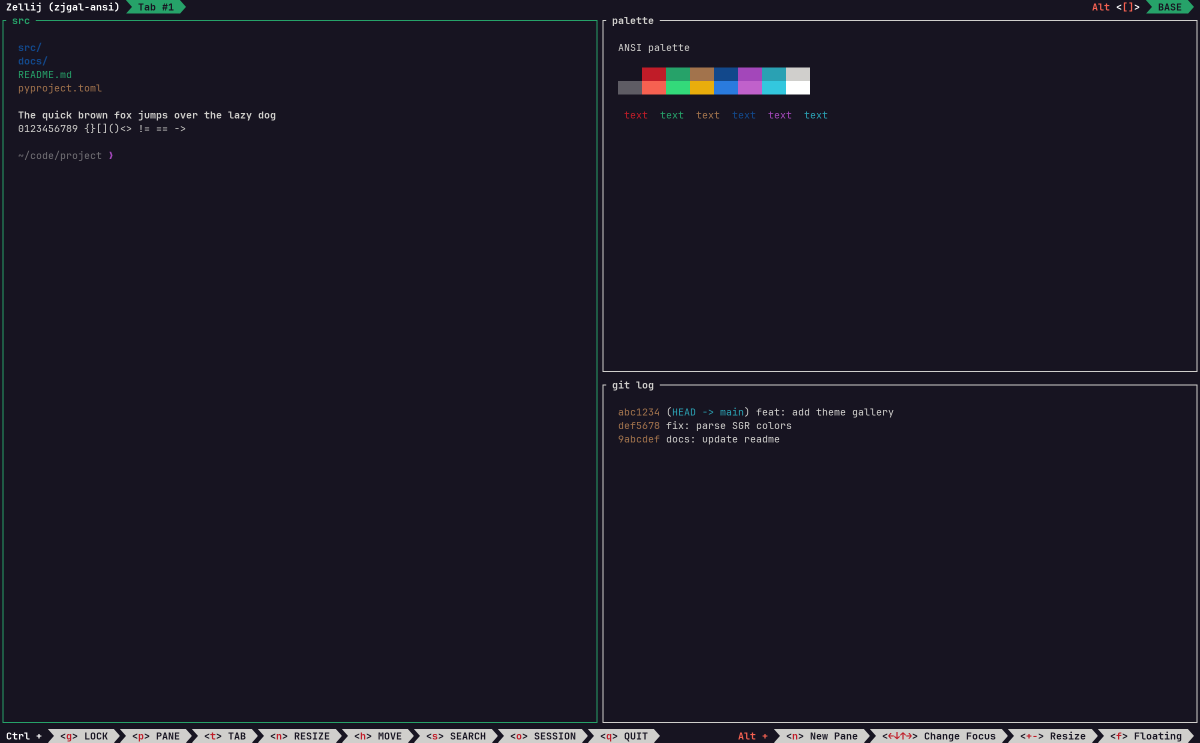
#> input picture images/ansi.png, 2400 x 1485 px (shown at 1/2 size); its folder holds only this picture in this run
$ python build.py
#> lines starting #> are read from the running program, lines starting #| are printed output that depends on the picture
#!/usr/bin/env -S uv run --script
# /// script
# requires-python = ">=3.11"
# dependencies = ["pillow"]
# ///
"""Generate the static gallery site from images/*.png.

Outputs: thumbs/*.webp, index.html, themes/<name>.html, style.css
"""

import hashlib
from pathlib import Path

from PIL import Image, ImageStat

ROOT = Path(__file__).parent
SITE_URL = "https://rodbv.github.io/zellij-theme-gallery"
THUMB_WIDTH = 600

CSS = """\
:root {
  --bg: #13131e;
  --card: #1c1c2a;
  --fg: #d8d8e0;
  --muted: #8a8a99;
  --accent: #7b9fc4;
  --green: #8cab79;
  --border: #2a2a3a;
  --mono: 'JetBrains Mono', 'Fira Code', ui-monospace, monospace;
}
@view-transition { navigation: auto; }
::view-transition-group(*) { animation-duration: 220ms; }
* { box-sizing: border-box; }
body {
  margin: 0;
  background: var(--bg);
  color: var(--fg);
  font: 16px/1.5 system-ui, sans-serif;
}
h1, h2, .name, code, kbd, .cmd code {
  font-family: var(--mono);
}
header {
  padding: 2rem 1.5rem 1.2rem;
  max-width: 1400px;
  margin: 0 auto;
}
.site-brand {
  display: flex;
  align-items: center;
  gap: 1rem;
  margin-bottom: 0.4rem;
}
.site-logo {
  width: 48px;
  height: 48px;
  flex-shrink: 0;
}
header h1 {
  margin: 0;
  font-size: 1.8rem;
  font-family: var(--mono);
  font-weight: 600;
  letter-spacing: -0.02em;
}
header h1 .prompt { color: var(--green); margin-right: 0.4rem; }
header p { margin: 0; color: var(--muted); font-size: 0.9rem; }
header a { color: var(--accent); text-decoration: none; }
main { max-width: 1400px; margin: 0 auto; padding: 0.5rem 1.5rem 3rem; }

.toolbar {
  position: sticky;
  top: 0;
  z-index: 10;
  display: flex;
  flex-wrap: wrap;
  align-items: center;
  gap: 0.8rem;
  padding: 0.8rem 0;
  margin-bottom: 0.8rem;
  background: color-mix(in srgb, var(--bg) 88%, transparent);
  backdrop-filter: blur(8px);
}
.search {
  flex: 1 1 200px;
  max-width: 360px;
  padding: 0.5rem 0.9rem;
  background: var(--card);
  border: 1px solid var(--border);
  border-radius: 8px;
  color: var(--fg);
  font: inherit;
}
.search:focus { outline: none; border-color: var(--accent); }
.chips { display: flex; gap: 0.4rem; }
.chip {
  background: var(--card);
  border: 1px solid var(--border);
  border-radius: 999px;
  color: var(--muted);
  padding: 0.3rem 0.9rem;
  font: inherit;
  font-size: 0.85rem;
  cursor: pointer;
}
.chip:hover { border-color: var(--accent); color: var(--fg); }
.chip.active {
  background: var(--green);
  border-color: var(--green);
  color: #10101a;
  font-weight: 600;
}
.count { color: var(--muted); font-size: 0.85rem; margin-left: auto; }
kbd {
  background: var(--card);
  border: 1px solid var(--border);
  border-radius: 4px;
  padding: 0 0.35em;
  font-size: 0.8em;
}

.grid {
  display: grid;
  grid-template-columns: repeat(auto-fill, minmax(340px, 1fr));
  gap: 1.5rem;
  align-items: start;
}
.card {
  display: flex;
  flex-direction: column;
  background: var(--card);
  border: 1px solid var(--border);
  border-radius: 10px;
  overflow: hidden;
  text-decoration: none;
  color: var(--fg);
  box-shadow: 0 2px 8px rgba(0,0,0,0.4);
  transition: border-color 0.15s, box-shadow 0.15s, transform 0.15s;
}
.card:hover {
  border-color: var(--accent);
  box-shadow: 0 4px 18px rgba(0,0,0,0.6);
  transform: translateY(-2px);
}
.card:focus-visible { outline: 2px solid var(--accent); outline-offset: 2px; }
.card.hidden { display: none; }
.card .thumb-wrap {
  width: 100%;
  overflow: hidden;
  border-bottom: 1px solid var(--border);
}
.card img {
  display: block;
  width: 100%;
  height: auto;
  transition: transform 0.18s ease-out;
}
.card:hover img { transform: scale(1.03); }
.card .name {
  font-family: monospace;
  font-size: 1rem;
  font-weight: 600;
  padding: 0.6rem 0.8rem;
  white-space: nowrap;
  overflow: hidden;
  text-overflow: ellipsis;
  color: var(--fg);
  letter-spacing: 0.01em;
}
.no-results { color: var(--muted); display: none; }

.detail-img-link { display: block; }
.detail-img {
  width: 100%;
  height: auto;
  border: 1px solid var(--border);
  border-radius: 10px;
}
.full-hint { color: var(--muted); font-size: 0.8rem; margin: 0.3rem 0 0; }
.cmd-block { margin: 1.2rem 0; }
.cmd-block h2 { font-size: 1rem; color: var(--muted); margin: 0 0 0.4rem; }
.cmd {
  display: flex;
  align-items: center;
  gap: 0.8rem;
  background: var(--card);
  border: 1px solid var(--border);
  border-radius: 8px;
  padding: 0.7rem 1rem;
}
.cmd code { flex: 1; font-size: 0.95rem; overflow-x: auto; white-space: nowrap; }
.cmd button {
  background: var(--accent);
  color: #10101a;
  border: none;
  border-radius: 6px;
  padding: 0.4rem 0.9rem;
  font-weight: 600;
  cursor: pointer;
  flex-shrink: 0;
}
.cmd button:active { transform: scale(0.96); }
.cmd button:focus-visible { outline: 2px solid var(--fg); }
nav.pager {
  display: flex;
  justify-content: space-between;
  margin: 0 0 0.8rem;
  font-family: monospace;
}
nav.pager a { color: var(--accent); text-decoration: none; }
nav.pager a:hover { text-decoration: underline; }
.back { color: var(--muted); text-decoration: none; display: inline-block; margin-bottom: 1rem; }
.back:hover { color: var(--accent); }
.detail-header {
  display: flex;
  align-items: center;
  justify-content: space-between;
  gap: 1rem;
  flex-wrap: wrap;
}
.cta {
  background: var(--green);
  color: #10101a;
  border-radius: 999px;
  padding: 0.55rem 1.3rem;
  font-weight: 600;
  text-decoration: none;
  flex-shrink: 0;
}
.cta:hover { filter: brightness(1.1); }
.cta:focus-visible { outline: 2px solid var(--fg); outline-offset: 2px; }
#use { scroll-margin-top: 1rem; }
html { scroll-behavior: smooth; }
footer {
  max-width: 1400px;
  margin: 0 auto;
  padding: 0 1.5rem 2rem;
  color: var(--muted);
  font-size: 0.85rem;
}
footer a { color: var(--accent); text-decoration: none; }
.skip-link {
  position: absolute;
  left: -9999px;
  top: 0.5rem;
  background: var(--accent);
  color: #10101a;
  padding: 0.4rem 0.9rem;
  border-radius: 4px;
  font-weight: 600;
  z-index: 100;
  text-decoration: none;
}
.skip-link:focus { left: 0.5rem; }
"""

INDEX_JS = """\
const cards = [...document.querySelectorAll('.card')];
const search = document.querySelector('.search');
const countEl = document.querySelector('.count');
const noResults = document.querySelector('.no-results');
const chips = [...document.querySelectorAll('.chip')];
let mode = 'all';

function apply() {
  const q = search.value.trim().toLowerCase();
  let visible = 0;
  for (const card of cards) {
    const hit = card.dataset.name.includes(q) &&
      (mode === 'all' || card.dataset.variant === mode);
    card.classList.toggle('hidden', !hit);
    if (hit) visible++;
  }
  noResults.style.display = visible ? 'none' : 'block';
  countEl.textContent = visible === cards.length
    ? `${cards.length} themes` : `${visible} / ${cards.length}`;
}

search.addEventListener('input', apply);
for (const chip of chips) {
  chip.addEventListener('click', () => {
    mode = chip.dataset.mode;
    chips.forEach(c => c.classList.toggle('active', c === chip));
    apply();
  });
}
document.addEventListener('keydown', e => {
  if (e.key === '/' && document.activeElement !== search) {
    e.preventDefault();
    search.focus();
  } else if (e.key === 'Escape' && document.activeElement === search) {
    search.value = '';
    apply();
  } else if (e.key === 'Enter' && document.activeElement === search) {
    const first = cards.find(c => !c.classList.contains('hidden'));
    if (first) location.href = first.href;
  }
});
apply();
"""

COPY_JS = """\
function copyCmd(btn) {
  const code = btn.parentElement.querySelector('code').textContent;
  navigator.clipboard.writeText(code).then(() => {
    const old = btn.textContent;
    btn.textContent = 'Copied!';
    setTimeout(() => { btn.textContent = old; }, 1200);
  });
}
"""

DETAIL_JS = """\
document.addEventListener('keydown', e => {
  if (e.target.closest('input, textarea')) return;
  if (e.key === 'ArrowLeft' && PREV) location.href = PREV;
  else if (e.key === 'ArrowRight' && NEXT) location.href = NEXT;
  else if (e.key === 'Escape') location.href = '../index.html';
});
"""

FOOTER = """\
<footer>
  Screenshots generated headlessly with
  <a href="https://github.com/rodbv/zellij-theme-gallery">theme_gallery.py</a>
  &middot; <a href="https://zellij.dev/documentation/themes">zellij themes docs</a>
</footer>
"""

INDEX_TMPL = """\
<!DOCTYPE html>
<html lang="en">
<head>
<meta charset="utf-8">
<meta name="viewport" content="width=device-width, initial-scale=1">
<title>Zellij Theme Gallery — all {count} built-in themes</title>
<meta name="description" content="Screenshots of all {count} zellij built-in themes. Browse, filter by dark/light, and copy the setup command.">
<link rel="canonical" href="{site}/">
<meta property="og:type" content="website">
<meta property="og:title" content="Zellij Theme Gallery">
<meta property="og:description" content="Screenshots of all {count} zellij built-in themes">
<meta property="og:image" content="{site}/images/dracula.png">
<meta property="og:url" content="{site}/">
<meta name="twitter:card" content="summary_large_image">
<meta name="twitter:title" content="Zellij Theme Gallery">
<meta name="twitter:description" content="Screenshots of all {count} zellij built-in themes">
<meta name="twitter:image" content="{site}/images/dracula.png">
<link rel="preconnect" href="https://fonts.googleapis.com">
<link rel="preconnect" href="https://fonts.gstatic.com" crossorigin>
<link href="https://fonts.googleapis.com/css2?family=JetBrains+Mono:wght@400;600&display=swap" rel="stylesheet">
<link rel="stylesheet" href="style.css?v={css_hash}">
<script type="application/ld+json">
{{"@context":"https://schema.org","@type":"WebSite","name":"Zellij Theme Gallery","url":"{site}/","description":"Screenshots of all {count} zellij built-in themes"}}
</script>
</head>
<body>
<a href="#main-content" class="skip-link">Skip to content</a>
<header>
  <div class="site-brand">
    <img src="zellij-logo.png" alt="Zellij logo" class="site-logo">
    <h1><span class="prompt">❯</span>Zellij Theme Gallery</h1>
  </div>
  <p>All {count} built-in <a href="https://zellij.dev">zellij</a> themes.
     Click any to preview and copy the setup command.
     Press <kbd>/</kbd> to search, <kbd>Enter</kbd> to open the first match.</p>
</header>
<main id="main-content">
  <div class="toolbar">
    <input class="search" type="search" placeholder="Filter themes&hellip;"
           aria-label="Filter themes" autofocus>
    <div class="chips" role="group" aria-label="Filter by variant">
      <button class="chip active" data-mode="all">All</button>
      <button class="chip" data-mode="dark">Dark</button>
      <button class="chip" data-mode="light">Light</button>
    </div>
    <span class="count"></span>
  </div>
  <div class="grid">
{cards}
  </div>
  <p class="no-results">No themes match.</p>
</main>
{footer}
<script>
{index_js}
</script>
</body>
</html>
"""

CARD_TMPL = """\
    <a class="card" data-name="{name}" data-variant="{variant}" href="themes/{name}.html">
      <span class="thumb-wrap">
        <img src="thumbs/{name}.webp?v={thumb_hash}" alt="zellij {name} theme"
             width="{tw}" height="{th}" loading="lazy"
             style="view-transition-name: theme-{name}">
      </span>
      <span class="name">{name}</span>
    </a>
"""

DETAIL_TMPL = """\
<!DOCTYPE html>
<html lang="en">
<head>
<meta charset="utf-8">
<meta name="viewport" content="width=device-width, initial-scale=1">
<title>{name} — Zellij Theme Gallery</title>
<meta name="description" content="Screenshot and setup command for the {name} zellij theme.">
<link rel="canonical" href="{site}/themes/{name}.html">
<meta property="og:type" content="website">
<meta property="og:title" content="zellij theme: {name}">
<meta property="og:description" content="Screenshot and setup command for the {name} zellij theme">
<meta property="og:image" content="{site}/images/{name}.png">
<meta property="og:url" content="{site}/themes/{name}.html">
<meta name="twitter:card" content="summary_large_image">
<meta name="twitter:title" content="zellij theme: {name}">
<meta name="twitter:image" content="{site}/images/{name}.png">
<link rel="preconnect" href="https://fonts.googleapis.com">
<link rel="preconnect" href="https://fonts.gstatic.com" crossorigin>
<link href="https://fonts.googleapis.com/css2?family=JetBrains+Mono:wght@400;600&display=swap" rel="stylesheet">
<link rel="stylesheet" href="../style.css?v={css_hash}">
{prefetch}
<script>{copy_js}</script>
</head>
<body>
<a href="#main-content" class="skip-link">Skip to content</a>
<header class="detail-header">
  <div>
    <a class="back" href="../index.html">&larr; all themes</a>
    <h1><code>{name}</code></h1>
  </div>
  <a class="cta" href="#use">Use this theme</a>
</header>
<main>
<main id="main-content">
  <nav class="pager">
    <span>{prev_link}</span>
    <span>{next_link}</span>
  </nav>
  <a class="detail-img-link" href="../images/{name}.png?v={img_hash}" target="_blank" rel="noopener">
    <img class="detail-img" src="../images/{name}.png?v={img_hash}" alt="zellij {name} theme"
         width="{iw}" height="{ih}" style="view-transition-name: theme-{name}">
  </a>
  <p class="full-hint">Click image for full resolution</p>

  <section id="use">
    <div class="cmd-block">
      <h2>Set permanently — add to <code>~/.config/zellij/config.kdl</code></h2>
      <div class="cmd">
        <code>theme "{name}"</code>
        <button onclick="copyCmd(this)">Copy</button>
      </div>
    </div>

    <div class="cmd-block">
      <h2>Try it — start a new session with this theme</h2>
      <div class="cmd">
        <code>zellij options --theme {name}</code>
        <button onclick="copyCmd(this)">Copy</button>
      </div>
    </div>
  </section>
</main>
{footer}
<script>
const PREV = {prev_js};
const NEXT = {next_js};
{detail_js}
</script>
</body>
</html>
"""


def is_light(img: Image.Image) -> bool:
    """Classify by tab-bar luminance (top strip of the screenshot)."""
    strip = img.convert("RGB").crop((0, 0, img.width, 30))
    r, g, b = ImageStat.Stat(strip).mean
    return 0.2126 * r + 0.7152 * g + 0.0722 * b > 127


CROP_HEIGHT = 200  # px — tab-bar + top content rows


def main():
    images = sorted(p for p in (ROOT / "images").glob("*.png") if p.stem != "gallery")
    names = [p.stem for p in images]

    thumbs = ROOT / "thumbs"
    thumbs.mkdir(exist_ok=True)
    meta = {}  # name -> (variant, thumb_w, thumb_h, img_w, img_h, img_hash)
    for img_path in images:
        img = Image.open(img_path)
#> img is the input picture: PIL image 2400x1485 RGB; mean R, G, B 27.4, 25, 37.3
        crop = img.crop((0, 0, img.width, CROP_HEIGHT))
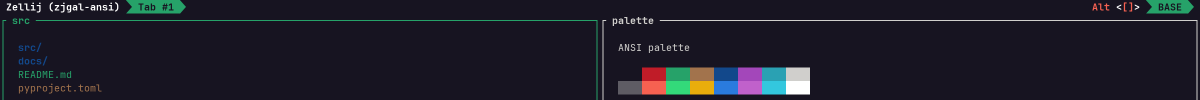
#> crop: PIL image 2400x200 RGB (shown at 1/2 size); mean R, G, B 30, 29.4, 40.7
        ratio = THUMB_WIDTH / crop.width
#> ratio = 0.25
        th = round(crop.height * ratio)
#> th = 50
        variant = "light" if is_light(img) else "dark"
#> in is_light, `strip = img.convert("RGB").crop((0, 0, img.width, 30))`:
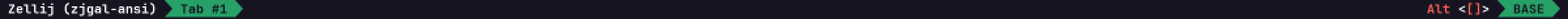
#> strip: PIL image 2400x30 RGB (shown at 1/2 size); mean R, G, B 28.5, 32.9, 41.2
#> in is_light, `r, g, b = ImageStat.Stat(strip).mean`: r = 28.49; g = 32.95; b = 41.2
#> variant = 'dark'
        img_hash = hashlib.md5(img_path.read_bytes()).hexdigest()[:8]

        out = thumbs / f"{img_path.stem}.webp"
#> (the run stopped early here; a loop or call above may not have finished)

$ run again, on images/ayu-light.png
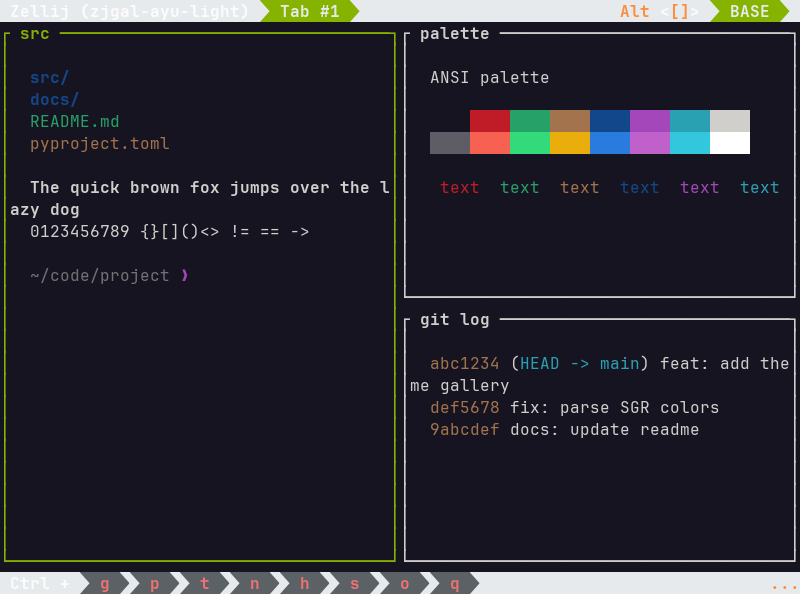
#> input picture images/ayu-light.png, 800 x 594 px
#> in main, img is the input picture: PIL image 800x594 RGB; mean R, G, B 43.7, 42, 51.1
#> in main, `crop = img.crop((0, 0, img.width, CROP_HEIGHT))`:
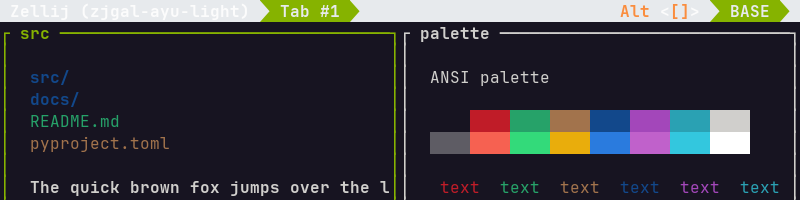
#> crop: PIL image 800x200 RGB; mean R, G, B 58.1, 57.9, 63.5
#> in is_light, `strip = img.convert("RGB").crop((0, 0, img.width, 30))`:
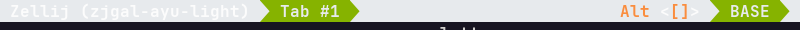
#> strip: PIL image 800x30 RGB; mean R, G, B 164.1, 169.9, 151.3
#> r = 164.1; g = 169.9; b = 151.3
#> variant = 'light'
